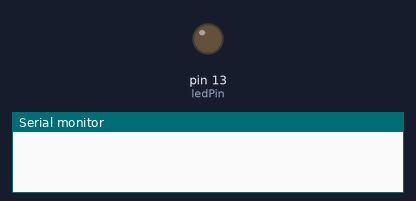
Simulated run of this sketch. Board: Arduino Uno, built with avr-gcc and run on an emulated ATmega328P. On the bench: output pins drawn as LEDs (lit = HIGH), the last lines printed to the serial monitor. Random numbers use the default seed unless the sketch sets one.

Above: at 2.5 s.
At 8.93 s:
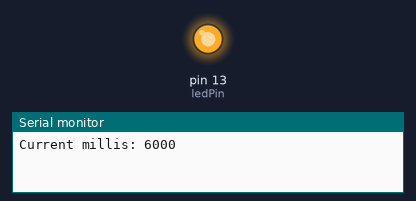
Timing chart, 0 to 11.1 s (numbered marks = the images above):
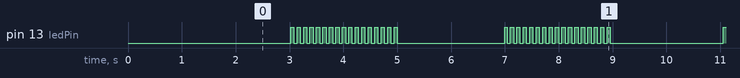

The sketch:

timer_example.ino
```cpp
//***************************************************************
// This example blinks a controller's onboard LED and prints
// some stuff to the console.
// Check your controller's details to confirm which pin the
// onboard LED is attached to.
//
// The EVERY_N_* timer functions used here come from the
// FastLED library by Daniel Garcia and Mark Kriegsman.
// https://github.com/FastLED/FastLED
//
//
// Marc Miller, May 2020
//***************************************************************

#include "FastLED_timers.h"  // FastLED timer functions

uint8_t ledPin = 13;  // pin number for controller's onboard LED

//---------------------------------------------------------------
void setup() {
  Serial.begin(115200);
  delay(2000);
  pinMode(ledPin, OUTPUT);
}

//---------------------------------------------------------------
void loop() {
  static bool toggle1;
  static bool toggle2;

  EVERY_N_SECONDS(2) {
    toggle1 = !toggle1;
  }

  EVERY_N_MILLISECONDS(60) {
    toggle2 = !toggle2;
  }

  if (toggle1 && toggle2) {
    digitalWrite(ledPin, HIGH);
  } else {
    digitalWrite(ledPin, LOW);
  }

  EVERY_N_SECONDS(5) {
    Serial.print("Current millis: ");
    Serial.println( millis() );
  }

  EVERY_N_SECONDS_I( timingObj, 15) {
    // This initally defaults to 15 seconds, but then will change the run
    // period to a new random number of seconds from 10 to 20 seconds.
    // You can name "timingObj" whatever you want.
    timingObj.setPeriod( random(10,21) );
    uint16_t newRandomTime = timingObj.getPeriod();
    Serial.print("  New random time = ");
    Serial.println(newRandomTime);
  }

}
```

FastLED_timers.h
```cpp
//***************************************************************
// This code comes from the FastLED library
// by Daniel Garcia and Mark Kriegsman.
// https://github.com/FastLED/FastLED
//
// By including this file all the EVERY_N_* timer functions from
// the FastLED library can be used without including the entire
// library.  Please see the original FastLED's lib8tion.h file
// for more details and comments.
// https://github.com/FastLED/FastLED/blob/master/lib8tion.h
//
//
// Marc Miller, May 2020
//***************************************************************


#define LIB8STATIC __attribute__ ((unused)) static inline
#define GET_MILLIS millis
LIB8STATIC uint16_t seconds16()
{
    uint32_t ms = GET_MILLIS();
    uint16_t s16;
    s16 = ms / 1000;
    return s16;
}

LIB8STATIC uint16_t minutes16()
{
    uint32_t ms = GET_MILLIS();
    uint16_t m16;
    m16 = (ms / (60000L)) & 0xFFFF;
    return m16;
}

LIB8STATIC uint8_t hours8()
{
    uint32_t ms = GET_MILLIS();
    uint8_t h8;
    h8 = (ms / (3600000L)) & 0xFF;
    return h8;
}

LIB8STATIC uint16_t div1024_32_16( uint32_t in32)
{
    uint16_t out16;
#if defined(__AVR__)
    asm volatile (
                  "  lsr %D[in]  \n\t"
                  "  ror %C[in]  \n\t"
                  "  ror %B[in]  \n\t"
                  "  lsr %D[in]  \n\t"
                  "  ror %C[in]  \n\t"
                  "  ror %B[in]  \n\t"
                  "  mov %B[out],%C[in] \n\t"
                  "  mov %A[out],%B[in] \n\t"
                  : [in] "+r" (in32),
                  [out] "=r" (out16)
                  );
#else
    out16 = (in32 >> 10) & 0xFFFF;
#endif
    return out16;
}

LIB8STATIC uint16_t bseconds16()
{
    uint32_t ms = GET_MILLIS();
    uint16_t s16;
    s16 = div1024_32_16( ms);
    return s16;
}

#if 1
#define INSTANTIATE_EVERY_N_TIME_PERIODS(NAME,TIMETYPE,TIMEGETTER) \
class NAME {    \
public: \
    TIMETYPE mPrevTrigger;  \
    TIMETYPE mPeriod;   \
    \
    NAME() { reset(); mPeriod = 1; }; \
    NAME(TIMETYPE period) { reset(); setPeriod(period); };    \
    void setPeriod( TIMETYPE period) { mPeriod = period; }; \
    TIMETYPE getTime() { return (TIMETYPE)(TIMEGETTER()); };    \
    TIMETYPE getPeriod() { return mPeriod; };   \
    TIMETYPE getElapsed() { return getTime() - mPrevTrigger; }  \
    TIMETYPE getRemaining() { return mPeriod - getElapsed(); }  \
    TIMETYPE getLastTriggerTime() { return mPrevTrigger; }  \
    bool ready() { \
        bool isReady = (getElapsed() >= mPeriod);   \
        if( isReady ) { reset(); }  \
        return isReady; \
    }   \
    void reset() { mPrevTrigger = getTime(); }; \
    void trigger() { mPrevTrigger = getTime() - mPeriod; }; \
        \
    operator bool() { return ready(); } \
};
INSTANTIATE_EVERY_N_TIME_PERIODS(CEveryNMillis,uint32_t,GET_MILLIS);
INSTANTIATE_EVERY_N_TIME_PERIODS(CEveryNSeconds,uint16_t,seconds16);
INSTANTIATE_EVERY_N_TIME_PERIODS(CEveryNBSeconds,uint16_t,bseconds16);
INSTANTIATE_EVERY_N_TIME_PERIODS(CEveryNMinutes,uint16_t,minutes16);
INSTANTIATE_EVERY_N_TIME_PERIODS(CEveryNHours,uint8_t,hours8);
#else

template<typename timeType,timeType (*timeGetter)()>
class CEveryNTimePeriods {
public:
    timeType mPrevTrigger;
    timeType mPeriod;

    CEveryNTimePeriods() { reset(); mPeriod = 1; };
    CEveryNTimePeriods(timeType period) { reset(); setPeriod(period); };
    void setPeriod( timeType period) { mPeriod = period; };
    timeType getTime() { return (timeType)(timeGetter()); };
    timeType getPeriod() { return mPeriod; };
    timeType getElapsed() { return getTime() - mPrevTrigger; }
    timeType getRemaining() { return mPeriod - getElapsed(); }
    timeType getLastTriggerTime() { return mPrevTrigger; }
    bool ready() {
        bool isReady = (getElapsed() >= mPeriod);
        if( isReady ) { reset(); }
        return isReady;
    }
    void reset() { mPrevTrigger = getTime(); };
    void trigger() { mPrevTrigger = getTime() - mPeriod; };

    operator bool() { return ready(); }
};
typedef CEveryNTimePeriods<uint16_t,seconds16> CEveryNSeconds;
typedef CEveryNTimePeriods<uint16_t,bseconds16> CEveryNBSeconds;
typedef CEveryNTimePeriods<uint32_t,millis> CEveryNMillis;
typedef CEveryNTimePeriods<uint16_t,minutes16> CEveryNMinutes;
typedef CEveryNTimePeriods<uint8_t,hours8> CEveryNHours;
#endif


#define CONCAT_HELPER( x, y ) x##y
#define CONCAT_MACRO( x, y ) CONCAT_HELPER( x, y )
#define EVERY_N_MILLIS(N) EVERY_N_MILLIS_I(CONCAT_MACRO(PER, __COUNTER__ ),N)
#define EVERY_N_MILLIS_I(NAME,N) static CEveryNMillis NAME(N); if( NAME )
#define EVERY_N_SECONDS(N) EVERY_N_SECONDS_I(CONCAT_MACRO(PER, __COUNTER__ ),N)
#define EVERY_N_SECONDS_I(NAME,N) static CEveryNSeconds NAME(N); if( NAME )
#define EVERY_N_BSECONDS(N) EVERY_N_BSECONDS_I(CONCAT_MACRO(PER, __COUNTER__ ),N)
#define EVERY_N_BSECONDS_I(NAME,N) static CEveryNBSeconds NAME(N); if( NAME )
#define EVERY_N_MINUTES(N) EVERY_N_MINUTES_I(CONCAT_MACRO(PER, __COUNTER__ ),N)
#define EVERY_N_MINUTES_I(NAME,N) static CEveryNMinutes NAME(N); if( NAME )
#define EVERY_N_HOURS(N) EVERY_N_HOURS_I(CONCAT_MACRO(PER, __COUNTER__ ),N)
#define EVERY_N_HOURS_I(NAME,N) static CEveryNHours NAME(N); if( NAME )

#define CEveryNMilliseconds CEveryNMillis
#define EVERY_N_MILLISECONDS(N) EVERY_N_MILLIS(N)
#define EVERY_N_MILLISECONDS_I(NAME,N) EVERY_N_MILLIS_I(NAME,N)
```

Measured:
- by itself, pin 13 (ledPin): moves between LOW and HIGH, repeating every 4.0 s
